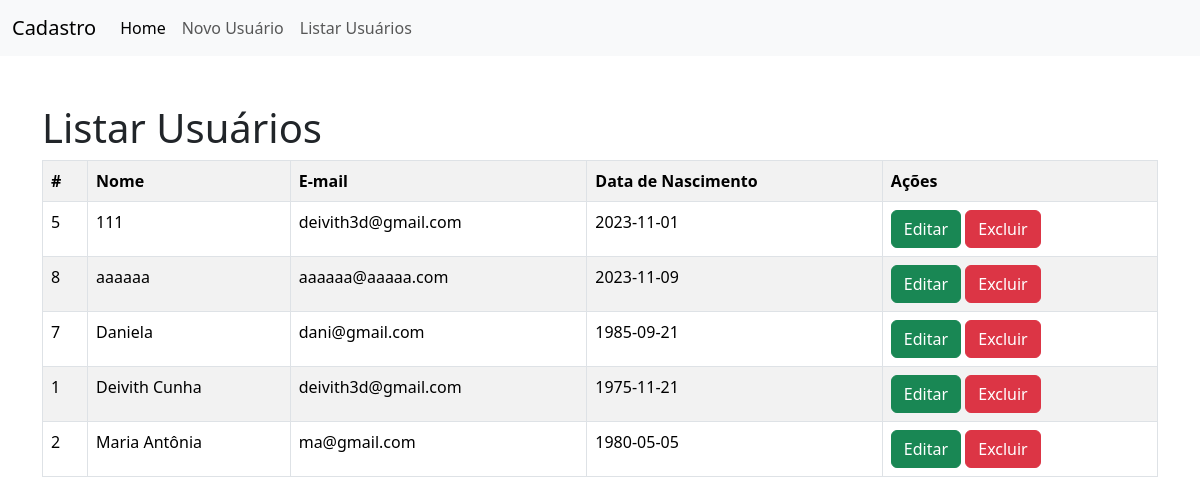
Screenshot of /App/index.php?page=listar with the database file from the repository.
### tables this page shows
CREATE TABLE `usuario` (
  `idUser` int NOT NULL AUTO_INCREMENT,
  `nomeUser` varchar(45) DEFAULT NULL,
  `emailUser` varchar(255) DEFAULT NULL,
  `senhaUser` varchar(255) DEFAULT NULL,
  `dataNasUser` date DEFAULT NULL,
  PRIMARY KEY (`idUser`)
);

### App/controller/PessoaController.php (called while the page is built, shortened)
<?php
class PessoaController
{
    public static function listarUsuarios()
    {
        include 'model/PessoaModel.php';
        $model = new PessoaModel();
        return $model->listarUsuarios();
    }
}

### App/model/PessoaModel.php (called while the page is built, shortened)
<?php
class PessoaModel
{
    public function listarUsuarios()
    {
        include 'DAO/PessoaDAO.php';
        $dao = new PessoaDAO();
        return $dao->listarUsuarios();
    }
}

### App/DAO/PessoaDAO.php (called while the page is built, shortened)
<?php
class PessoaDAO
{
    private $conn;
    public function fazConexao()
    {
       try {
            $dsn = "mysql:host=localhost:3306;dbname=cadastro";
            $this->conn = new PDO($dsn, 'root', 'root');
        }
        catch (PDOException $e) {
            echo "Erro na conexão: " . $e->getMessage();
        }
    }
    public function listarUsuarios()
    {
        $sql= "SELECT * FROM usuario ORDER BY nomeUser";
        return $this->conn->query($sql);
    }
}

### App/view/listarusuarios.php (the view)
<h1>Listar Usuários</h1>
<?php
    include("controller/PessoaController.php");
    $res = PessoaController::listarUsuarios();
    $qtd = $res->rowCount();
    if($qtd>0){
        print"<table class='table table-hover table-striped table-bordered'>";
        print "<tr>";
        print "<th>#</th>";
        print "<th>Nome</th>";
        print "<th>E-mail</th>";
        print "<th>Data de Nascimento</th>";
        print "<th>Ações</th>";
        print"</tr>";
        while ($row = $res->fetch(PDO::FETCH_OBJ)) {
            print "<tr>";
            print "<td>".$row->idUser."</td>";
            print "<td>".$row->nomeUser."</td>";
            print "<td>".$row->emailUser."</td>";
            print "<td>".$row->dataNasUser."</td>";
            print "<td>
                        <button onclick=\"location.href='?page=editar&id=".$row->idUser."';\" class='btn btn-success'>Editar</button>
                        <button onclick=\"if(confirm('Tem certeza que deseeja excluir?')){location.href='?page=excluir&id=".$row->idUser."';}else{false;}\"class='btn btn-danger'>Excluir</button>
                    </td>";
            print"</tr>";
        }
        print"</table>";
    }
    else{
        echo "<p class='alert alert-danger'>Nenhum registro encontrado!</p>";
    }
?>

### App/index.php (shortened to what this page needs)
<!doctype html>
<html lang="pt-BR">
  <head>
    <link href="view/css/bootstrap.min.css" rel="stylesheet">
  </head>
  <body>
  <nav class="navbar navbar-expand-lg navbar-light bg-light">
  <div class="container-fluid">
    <a class="navbar-brand" href="#">Cadastro</a>
    <div class="collapse navbar-collapse" id="navbarSupportedContent">
      <ul class="navbar-nav me-auto mb-2 mb-lg-0">
        <li class="nav-item">
          <a class="nav-link active" aria-current="page" href="index.php">Home</a>
        </li>
        <li class="nav-item">
          <a class="nav-link" href="?page=novo">Novo Usuário</a>
        </li>
        <li class="nav-item">
          <a class="nav-link" href="?page=listar">Listar Usuários</a>
        </li>
      </ul>
    </div>
  </div>
</nav>
  <div class="container">
    <div class="row">
      <div class="col mt-5">
      <?php
        switch(@$_REQUEST["page"]){
          case "listar":
              include("view/listarusuarios.php"); break;
        }
        ?>
      </div>
    </div>
  </div>
  </body>
</html>

### rows the page displays
usuario: idUser "5", nomeUser "111", emailUser "deivith3d@gmail.com", dataNasUser "2023-11-01"
usuario: idUser "8", nomeUser "aaaaaa", emailUser "aaaaaa@aaaaa.com", dataNasUser "2023-11-09"
usuario: idUser "7", nomeUser "Daniela", emailUser "dani@gmail.com", dataNasUser "1985-09-21"
usuario: idUser "1", nomeUser "Deivith Cunha", emailUser "deivith3d@gmail.com", dataNasUser "1975-11-21"
usuario: idUser "2", nomeUser "Maria Antônia", emailUser "ma@gmail.com", dataNasUser "1980-05-05"
